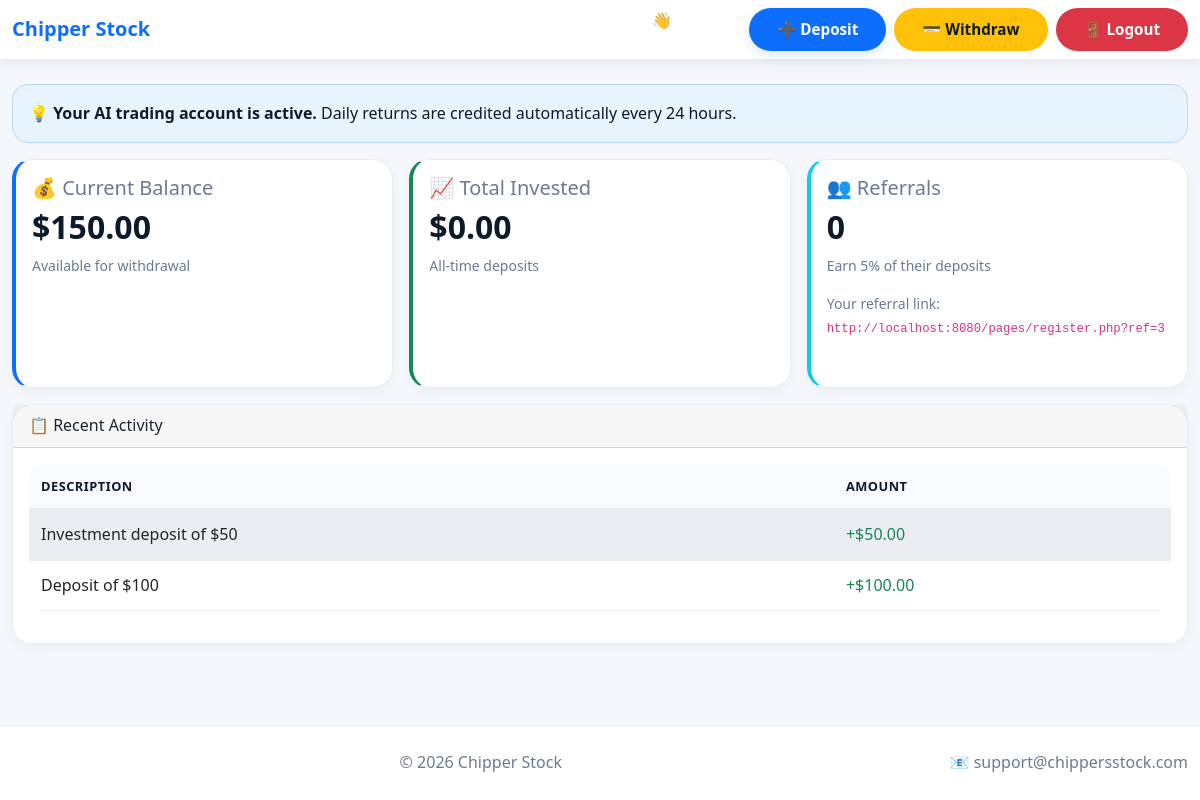
The page /pages/dashboard.php (signed in) on the database its author committed.
### tables this page shows
CREATE TABLE users (
    id INTEGER PRIMARY KEY AUTOINCREMENT,
    username TEXT UNIQUE,
    password TEXT,
    email TEXT,
    phone TEXT,
    balance REAL DEFAULT 0,
    referral_code TEXT UNIQUE,
    referred_by INTEGER DEFAULT 0,
    total_deposits REAL DEFAULT 0,
    total_withdrawals REAL DEFAULT 0,
    daily_profit REAL DEFAULT 0,
    registered_at DATETIME DEFAULT CURRENT_TIMESTAMP
);

CREATE TABLE transactions (
    id INTEGER PRIMARY KEY AUTOINCREMENT,
    user_id INTEGER,
    type TEXT,
    amount REAL,
    description TEXT,
    created_at DATETIME DEFAULT CURRENT_TIMESTAMP
);

### includes/functions.php (called while the page is built, shortened)
<?php
require_once 'config.php';
function getUser($id) {
    global $db;
    $stmt = $db->prepare("SELECT * FROM users WHERE id = ?");
    $stmt->bindValue(1, $id, SQLITE3_INTEGER);
    $result = $stmt->execute();
    return $result->fetchArray(SQLITE3_ASSOC);
}
function getReferralCount($user_id) {
    global $db;
    $stmt = $db->prepare("SELECT COUNT(*) as count FROM users WHERE referred_by = ?");
    $stmt->bindValue(1, $user_id, SQLITE3_INTEGER);
    $result = $stmt->execute();
    $row = $result->fetchArray();
    return $row['count'];
}
?>

### pages/dashboard.php (the view, shortened to what this page needs)
<?php
require_once '../includes/auth.php';
$user = getUser($_SESSION['user_id']);
$ref_count = getReferralCount($user['id']);
?>
<!DOCTYPE html>
<html>
<head><title>Dashboard – <?php echo SITE_NAME; ?></title>
<link href="https://cdn.jsdelivr.net/npm/bootstrap@5.1.3/dist/css/bootstrap.min.css" rel="stylesheet">
<link rel="stylesheet" href="../assets/css/style.css">
</head>
<body>
    <nav class="navbar navbar-expand-lg navbar-dark bg-gradient">
        <div class="container-fluid">
            <span class="navbar-brand fw-bold"><?php echo SITE_NAME; ?></span>
            <div class="collapse navbar-collapse" id="navbarNav">
                <ul class="navbar-nav ms-auto d-flex flex-wrap gap-2">
                    <li class="nav-item"><span class="text-white me-2">👋 <?php echo $user['username']; ?></span></li>
                    <li class="nav-item"><a href="deposit.php" class="btn btn-success btn-sm">➕ Deposit</a></li>
                    <li class="nav-item"><a href="withdraw.php" class="btn btn-warning btn-sm">💳 Withdraw</a></li>
                    <li class="nav-item"><a href="../logout.php" class="btn btn-danger btn-sm">🚪 Logout</a></li>
                </ul>
            </div>
        </div>
    </nav>
    <div class="container-fluid mt-4">
        <div class="alert alert-info" role="alert">
            <strong>💡 Your AI trading account is active.</strong> Daily returns are credited automatically every 24 hours.
        </div>
        <div class="row g-3 dashboard-cards">
            <div class="col-12 col-sm-6 col-xl-4">
                <div class="card text-white bg-primary mb-3">
                    <div class="card-body">
                        <h5>💰 Current Balance</h5>
                        <h2>$<?php echo number_format($user['balance'], 2); ?></h2>
                        <p class="small">Available for withdrawal</p>
                    </div>
                </div>
            </div>
            <div class="col-12 col-sm-6 col-xl-4">
                <div class="card text-white bg-success mb-3">
                    <div class="card-body">
                        <h5>📈 Total Invested</h5>
                        <h2>$<?php echo number_format($user['total_deposits'], 2); ?></h2>
                        <p class="small">All-time deposits</p>
                    </div>
                </div>
            </div>
            <div class="col-12 col-sm-6 col-xl-4">
                <div class="card text-white bg-info mb-3">
                    <div class="card-body">
                        <h5>👥 Referrals</h5>
                        <h2><?php echo $ref_count; ?></h2>
                        <p class="small">Earn 5% of their deposits</p>
                        <p class="small">Your referral link: <br><code><?php echo SITE_URL; ?>/pages/register.php?ref=<?php echo $user['id']; ?></code></p>
                    </div>
                </div>
            </div>
        </div>
        <div class="row mt-3">
            <div class="col-12">
                <div class="card">
                    <div class="card-header">📋 Recent Activity</div>
                    <div class="card-body">
                        <div class="table-wrapper">
                            <table class="table table-striped">
                                <thead><tr><th>Description</th><th>Amount</th></tr></thead>
                                <tbody>
                                <?php
                                $stmt = $db->prepare("SELECT * FROM transactions WHERE user_id = ? ORDER BY created_at DESC LIMIT 10");
                                $stmt->bindValue(1, $user['id'], SQLITE3_INTEGER);
                                $result = $stmt->execute();
                                while($row = $result->fetchArray(SQLITE3_ASSOC)): ?>
                                    <tr>
                                        <td><?php echo $row['description']; ?></td>
                                        <td class="<?php echo ($row['type'] == 'credit') ? 'text-success' : 'text-danger'; ?>">
                                            <?php echo ($row['type'] == 'credit') ? '+' : '-'; ?>$<?php echo number_format($row['amount'], 2); ?>
                                        </td>
                                    </tr>
                                <?php endwhile; ?>
                                </tbody>
                            </table>
                        </div>
                    </div>
                </div>
            </div>
        </div>
    </div>
    <footer class="footer mt-auto">
        <div class="container-fluid">
            <span>&copy; 2026 <?php echo SITE_NAME; ?></span>
            <span class="float-end">📧 <?php echo ADMIN_EMAIL; ?></span>
        </div>
    </footer>
</body>
</html>

### assets/css/style.css (style rules this page uses)
* { margin:0; padding:0; box-sizing:border-box; }
body { font-family: 'Segoe UI', 'Inter', system-ui, -apple-system, sans-serif; background: #f4f7fc; color: #1a2634; min-height: 100vh; display: flex; flex-direction: column; font-size: 16px; line-height: 1.6; }
.bg-gradient { background: #ffffff !important; box-shadow: 0 2px 12px rgba(0,0,0,0.08); border-bottom: 1px solid #e9edf2; }
.navbar-brand { font-weight: 700; color: #0d6efd !important; }
.navbar .btn { border-radius: 30px; font-weight: 600; }
.navbar .btn-success { background: #0d6efd; border: none; color: #fff; }
.card { background: #ffffff; border: 1px solid #e9edf2; border-radius: 20px; box-shadow: 0 4px 12px rgba(0,0,0,0.04); transition: transform 0.2s, box-shadow 0.3s; height: 100%; }
.card.bg-primary, .card.bg-success, .card.bg-info { background: #ffffff !important; border: 1px solid #e9edf2; color: #0d1a2b; }
.card.bg-primary { border-left: 4px solid #0d6efd; }
.card.bg-success { border-left: 4px solid #198754; }
.card.bg-info { border-left: 4px solid #0dcaf0; }
.card.bg-primary h5, .card.bg-success h5, .card.bg-info h5 { color: #6b7a93; font-weight: 400; }
.card.bg-primary h2, .card.bg-success h2, .card.bg-info h2 { color: #0d1a2b; font-weight: 700; }
.card.bg-primary .small, .card.bg-success .small, .card.bg-info .small { color: #6b7a93; }
.btn { border-radius: 30px; padding: 10px 28px; font-weight: 600; font-size: 0.95rem; }
.btn-success { background: #0d6efd; border: none; color: #fff; box-shadow: 0 4px 12px rgba(13, 110, 253, 0.15); }
.btn-warning { background: #ffc107; border: none; color: #0d1a2b; }
.btn-danger { background: #dc3545; border: none; color: #fff; }
.table-wrapper { overflow-x: auto; -webkit-overflow-scrolling: touch; }
.table { background: #ffffff; border-radius: 16px; overflow: hidden; }
.table thead th { background: #f8faff; color: #0d1a2b; border-bottom: 2px solid #e9edf2; font-weight: 600; text-transform: uppercase; font-size: 0.8rem; letter-spacing: 0.5px; }
.table-striped tbody tr:nth-of-type(odd) { background: #f8faff; }
.table td, .table th { padding: 0.75rem; vertical-align: middle; border-bottom: 1px solid #e9edf2; }
.table .text-success { color: #198754 !important; }
.alert-info { background: #e8f4fd; border: 1px solid #b8d9f5; color: #0d1a2b; border-radius: 16px; }
.footer { margin-top: auto; background: #ffffff !important; border-top: 1px solid #e9edf2; color: #6b7a93; padding: 1.5rem 0; text-align: center; }
.footer span { color: #6b7a93; }
.footer .float-end { color: #6b7a93; }
a { color: #0d6efd; text-decoration: none; }

### rows shown on the page
users: balance "150.00", total_deposits "0.00", id "3"
transactions: description "Investment deposit of $50", amount "50.00"
transactions: description "Deposit of $100", amount "100.00"

### other values the page prints
SITE_NAME "Chipper Stock"
$ref_count "0"
SITE_URL "http://localhost:8080"
ADMIN_EMAIL "support@chippersstock.com"
